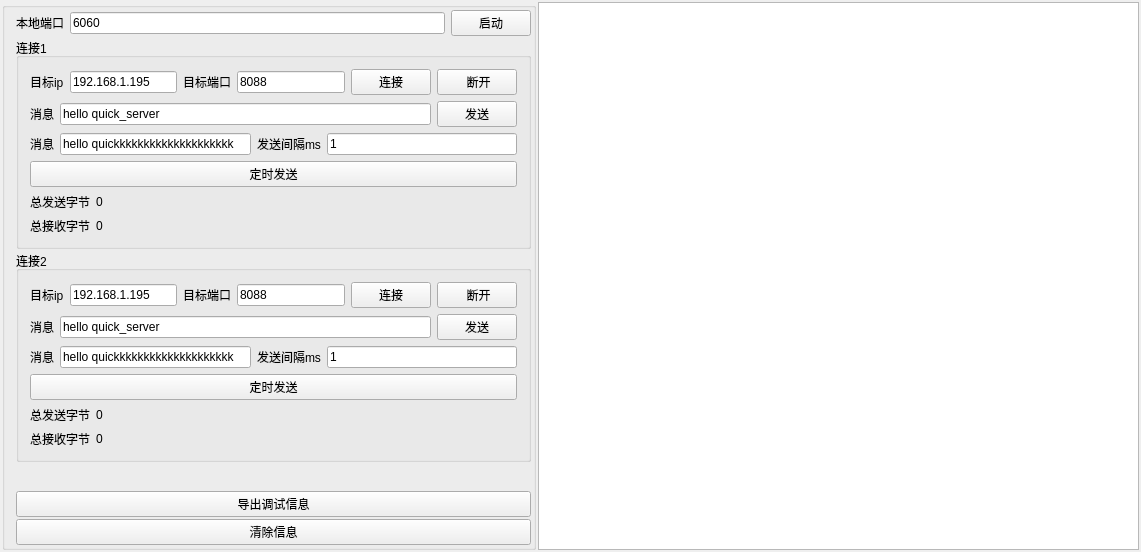
<?xml version="1.0" encoding="UTF-8"?>
<ui version="4.0">
 <class>quick_clientClass</class>
 <widget class="QMainWindow" name="quick_clientClass">
  <property name="geometry">
   <rect>
    <x>0</x>
    <y>0</y>
    <width>1141</width>
    <height>552</height>
   </rect>
  </property>
  <property name="windowTitle">
   <string>quick_client</string>
  </property>
  <widget class="QWidget" name="centralWidget">
   <layout class="QHBoxLayout" name="horizontalLayout_6">
    <property name="spacing">
     <number>2</number>
    </property>
    <property name="leftMargin">
     <number>2</number>
    </property>
    <property name="topMargin">
     <number>2</number>
    </property>
    <property name="rightMargin">
     <number>2</number>
    </property>
    <property name="bottomMargin">
     <number>2</number>
    </property>
    <item>
     <widget class="QGroupBox" name="groupBox">
      <property name="maximumSize">
       <size>
        <width>534</width>
        <height>16777215</height>
       </size>
      </property>
      <property name="title">
       <string/>
      </property>
      <layout class="QVBoxLayout" name="verticalLayout_3">
       <property name="spacing">
        <number>2</number>
       </property>
       <property name="topMargin">
        <number>2</number>
       </property>
       <property name="rightMargin">
        <number>2</number>
       </property>
       <property name="bottomMargin">
        <number>2</number>
       </property>
       <item>
        <layout class="QHBoxLayout" name="horizontalLayout">
         <item>
          <widget class="QLabel" name="label">
           <property name="text">
            <string>本地端口</string>
           </property>
          </widget>
         </item>
         <item>
          <widget class="QLineEdit" name="le_port">
           <property name="text">
            <string>6060</string>
           </property>
          </widget>
         </item>
         <item>
          <widget class="QPushButton" name="btn_start">
           <property name="text">
            <string>启动</string>
           </property>
          </widget>
         </item>
        </layout>
       </item>
       <item>
        <widget class="QGroupBox" name="groupBox_2">
         <property name="title">
          <string>连接1</string>
         </property>
         <layout class="QVBoxLayout" name="verticalLayout">
          <item>
           <layout class="QHBoxLayout" name="horizontalLayout_7">
            <item>
             <widget class="QLabel" name="label_9">
              <property name="text">
               <string>目标ip</string>
              </property>
             </widget>
            </item>
            <item>
             <widget class="QLineEdit" name="le_dst_ip">
              <property name="text">
               <string>192.168.1.195</string>
              </property>
             </widget>
            </item>
            <item>
             <widget class="QLabel" name="label_10">
              <property name="text">
               <string>目标端口</string>
              </property>
             </widget>
            </item>
            <item>
             <widget class="QLineEdit" name="le_dst_port">
              <property name="text">
               <string>8088</string>
              </property>
             </widget>
            </item>
            <item>
             <widget class="QPushButton" name="btn_connect">
              <property name="text">
               <string>连接</string>
              </property>
             </widget>
            </item>
            <item>
             <widget class="QPushButton" name="btn_disconnect">
              <property name="text">
               <string> 断开</string>
              </property>
             </widget>
            </item>
           </layout>
          </item>
          <item>
           <layout class="QHBoxLayout" name="horizontalLayout_2">
            <item>
             <widget class="QLabel" name="label_2">
              <property name="text">
               <string>消息</string>
              </property>
             </widget>
            </item>
            <item>
             <widget class="QLineEdit" name="le_msg">
              <property name="text">
               <string>hello quick_server</string>
              </property>
             </widget>
            </item>
            <item>
             <widget class="QPushButton" name="btn_send">
              <property name="text">
               <string>发送</string>
              </property>
             </widget>
            </item>
           </layout>
          </item>
          <item>
           <layout class="QHBoxLayout" name="horizontalLayout_3">
            <item>
             <widget class="QLabel" name="label_3">
              <property name="text">
               <string>消息</string>
              </property>
             </widget>
            </item>
            <item>
             <widget class="QLineEdit" name="le_msg_loop">
              <property name="text">
               <string>hello quickkkkkkkkkkkkkkkkkkkk</string>
              </property>
             </widget>
            </item>
            <item>
             <widget class="QLabel" name="label_4">
              <property name="text">
               <string>发送间隔ms</string>
              </property>
             </widget>
            </item>
            <item>
             <widget class="QLineEdit" name="le_send_interval">
              <property name="text">
               <string>1</string>
              </property>
             </widget>
            </item>
           </layout>
          </item>
          <item>
           <widget class="QPushButton" name="btn_send_loop">
            <property name="text">
             <string>定时发送</string>
            </property>
           </widget>
          </item>
          <item>
           <layout class="QHBoxLayout" name="horizontalLayout_4">
            <item>
             <widget class="QLabel" name="label_5">
              <property name="maximumSize">
               <size>
                <width>60</width>
                <height>16777215</height>
               </size>
              </property>
              <property name="text">
               <string>总发送字节：</string>
              </property>
             </widget>
            </item>
            <item>
             <widget class="QLabel" name="label_total_send">
              <property name="text">
               <string>0</string>
              </property>
             </widget>
            </item>
           </layout>
          </item>
          <item>
           <layout class="QHBoxLayout" name="horizontalLayout_5">
            <item>
             <widget class="QLabel" name="label_7">
              <property name="maximumSize">
               <size>
                <width>60</width>
                <height>16777215</height>
               </size>
              </property>
              <property name="text">
               <string>总接收字节：</string>
              </property>
             </widget>
            </item>
            <item>
             <widget class="QLabel" name="label_total_recv">
              <property name="text">
               <string>0</string>
              </property>
             </widget>
            </item>
           </layout>
          </item>
         </layout>
        </widget>
       </item>
       <item>
        <widget class="QGroupBox" name="groupBox_3">
         <property name="title">
          <string>连接2</string>
         </property>
         <layout class="QVBoxLayout" name="verticalLayout_2">
          <item>
           <layout class="QHBoxLayout" name="horizontalLayout_8">
            <item>
             <widget class="QLabel" name="label_11">
              <property name="text">
               <string>目标ip</string>
              </property>
             </widget>
            </item>
            <item>
             <widget class="QLineEdit" name="le_dst_ip_2">
              <property name="text">
               <string>192.168.1.195</string>
              </property>
             </widget>
            </item>
            <item>
             <widget class="QLabel" name="label_12">
              <property name="text">
               <string>目标端口</string>
              </property>
             </widget>
            </item>
            <item>
             <widget class="QLineEdit" name="le_dst_port_2">
              <property name="text">
               <string>8088</string>
              </property>
             </widget>
            </item>
            <item>
             <widget class="QPushButton" name="btn_connect_2">
              <property name="text">
               <string>连接</string>
              </property>
             </widget>
            </item>
            <item>
             <widget class="QPushButton" name="btn_disconnect_2">
              <property name="text">
               <string> 断开</string>
              </property>
             </widget>
            </item>
           </layout>
          </item>
          <item>
           <layout class="QHBoxLayout" name="horizontalLayout_9">
            <item>
             <widget class="QLabel" name="label_6">
              <property name="text">
               <string>消息</string>
              </property>
             </widget>
            </item>
            <item>
             <widget class="QLineEdit" name="le_msg_2">
              <property name="text">
               <string>hello quick_server</string>
              </property>
             </widget>
            </item>
            <item>
             <widget class="QPushButton" name="btn_send_2">
              <property name="text">
               <string>发送</string>
              </property>
             </widget>
            </item>
           </layout>
          </item>
          <item>
           <layout class="QHBoxLayout" name="horizontalLayout_10">
            <item>
             <widget class="QLabel" name="label_8">
              <property name="text">
               <string>消息</string>
              </property>
             </widget>
            </item>
            <item>
             <widget class="QLineEdit" name="le_msg_loop_2">
              <property name="text">
               <string>hello quickkkkkkkkkkkkkkkkkkkk</string>
              </property>
             </widget>
            </item>
            <item>
             <widget class="QLabel" name="label_13">
              <property name="text">
               <string>发送间隔ms</string>
              </property>
             </widget>
            </item>
            <item>
             <widget class="QLineEdit" name="le_send_interval_2">
              <property name="text">
               <string>1</string>
              </property>
             </widget>
            </item>
           </layout>
          </item>
          <item>
           <widget class="QPushButton" name="btn_send_loop_2">
            <property name="text">
             <string>定时发送</string>
            </property>
           </widget>
          </item>
          <item>
           <layout class="QHBoxLayout" name="horizontalLayout_11">
            <item>
             <widget class="QLabel" name="label_14">
              <property name="maximumSize">
               <size>
                <width>60</width>
                <height>16777215</height>
               </size>
              </property>
              <property name="text">
               <string>总发送字节：</string>
              </property>
             </widget>
            </item>
            <item>
             <widget class="QLabel" name="label_total_send_2">
              <property name="text">
               <string>0</string>
              </property>
             </widget>
            </item>
           </layout>
          </item>
          <item>
           <layout class="QHBoxLayout" name="horizontalLayout_12">
            <item>
             <widget class="QLabel" name="label_15">
              <property name="maximumSize">
               <size>
                <width>60</width>
                <height>16777215</height>
               </size>
              </property>
              <property name="text">
               <string>总接收字节：</string>
              </property>
             </widget>
            </item>
            <item>
             <widget class="QLabel" name="label_total_recv_2">
              <property name="text">
               <string>0</string>
              </property>
             </widget>
            </item>
           </layout>
          </item>
         </layout>
        </widget>
       </item>
       <item>
        <spacer name="verticalSpacer">
         <property name="orientation">
          <enum>Qt::Vertical</enum>
         </property>
         <property name="sizeHint" stdset="0">
          <size>
           <width>20</width>
           <height>263</height>
          </size>
         </property>
        </spacer>
       </item>
       <item>
        <widget class="QPushButton" name="btn_export_debug_info">
         <property name="text">
          <string>导出调试信息</string>
         </property>
        </widget>
       </item>
       <item>
        <widget class="QPushButton" name="btn_clear">
         <property name="text">
          <string>清除信息</string>
         </property>
        </widget>
       </item>
      </layout>
     </widget>
    </item>
    <item>
     <widget class="QTextBrowser" name="textBrowser"/>
    </item>
   </layout>
  </widget>
 </widget>
 <layoutdefault spacing="6" margin="11"/>
 <resources>
  <include location="quick_client.qrc"/>
 </resources>
 <connections/>
</ui>
